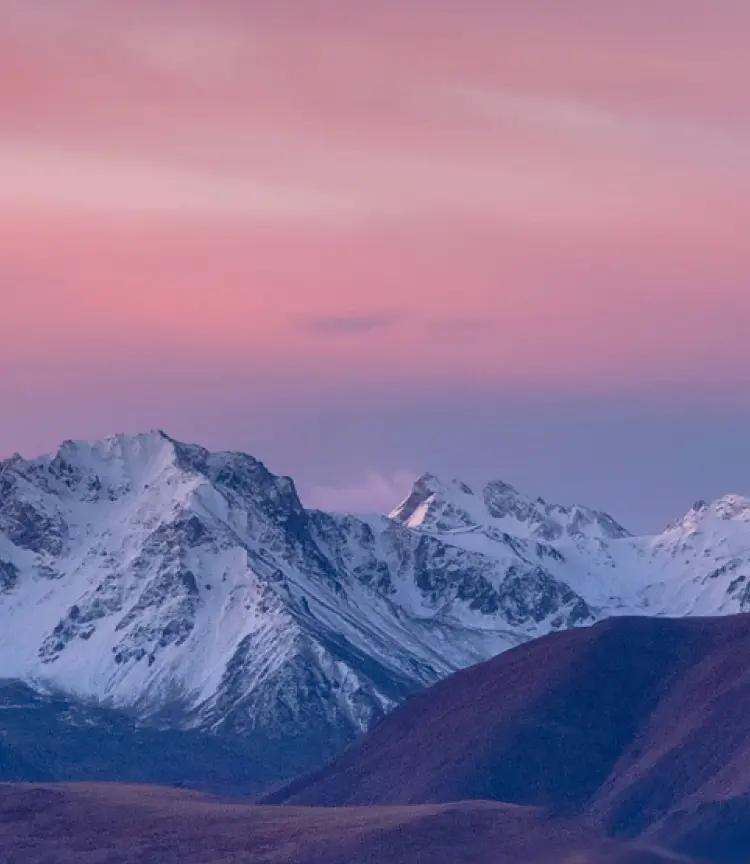
#> input picture mountail.webp, 750 x 864 px
$ python image_histogram.py
#> lines starting #> are read from the running program, lines starting #| are printed output that depends on the picture
import cv2
import numpy as np
import matplotlib.pyplot as plt

image_path = 'mountail.webp'
base_img = cv2.imread(image_path, cv2.IMREAD_GRAYSCALE)
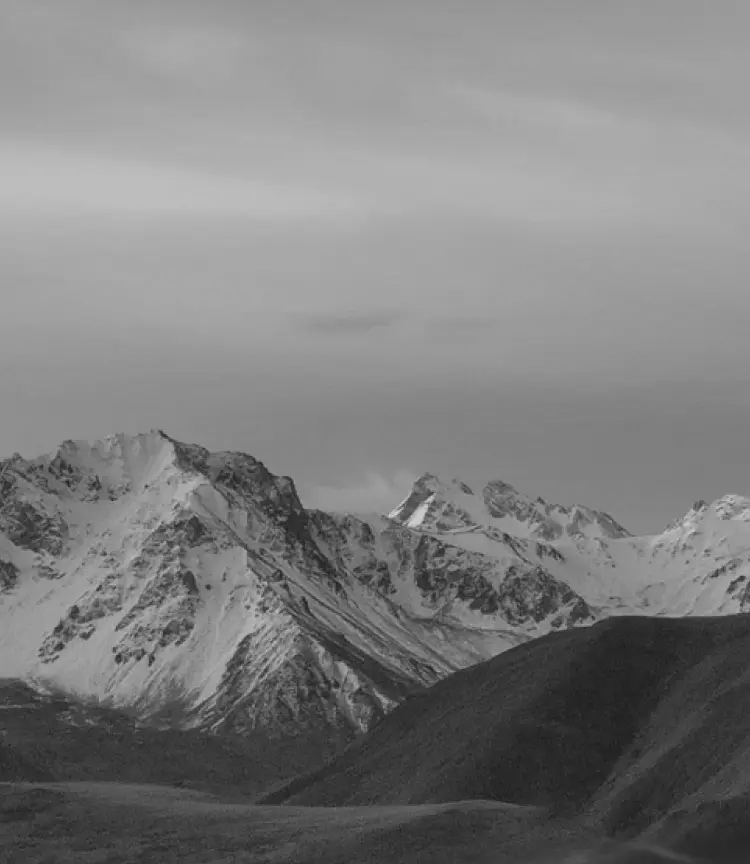
#> base_img: shape (864, 750); min 29, max 213, mean 126

if base_img is None:
    raise FileNotFoundError(f"Could not open image at {image_path}")

dark_img = cv2.convertScaleAbs(base_img, alpha=0.5, beta=0)
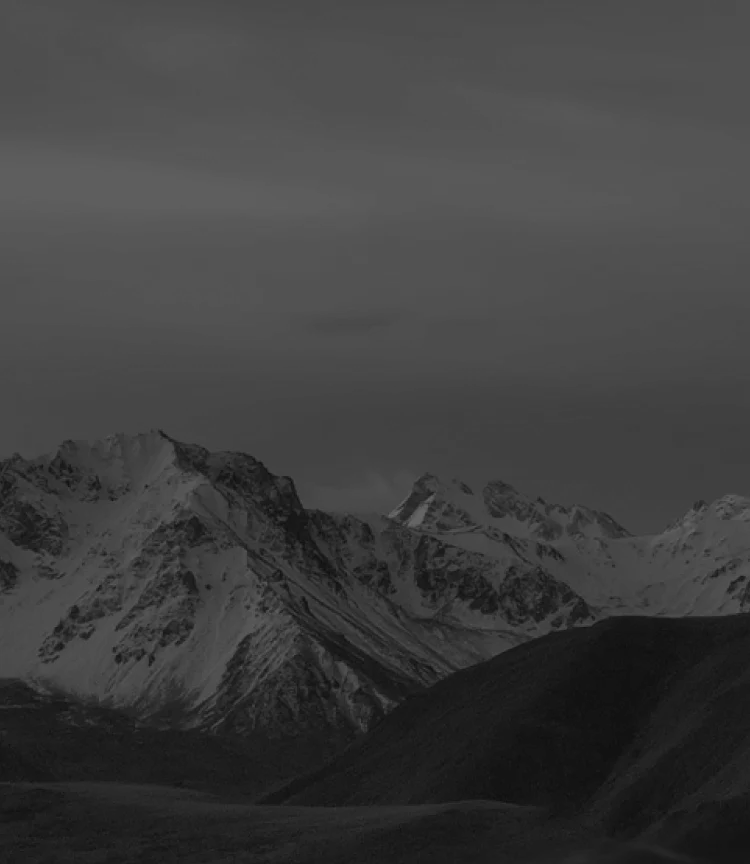
#> dark_img: shape (864, 750); min 14, max 106, mean 63
bright_img = cv2.convertScaleAbs(base_img, alpha=0.5, beta=128)
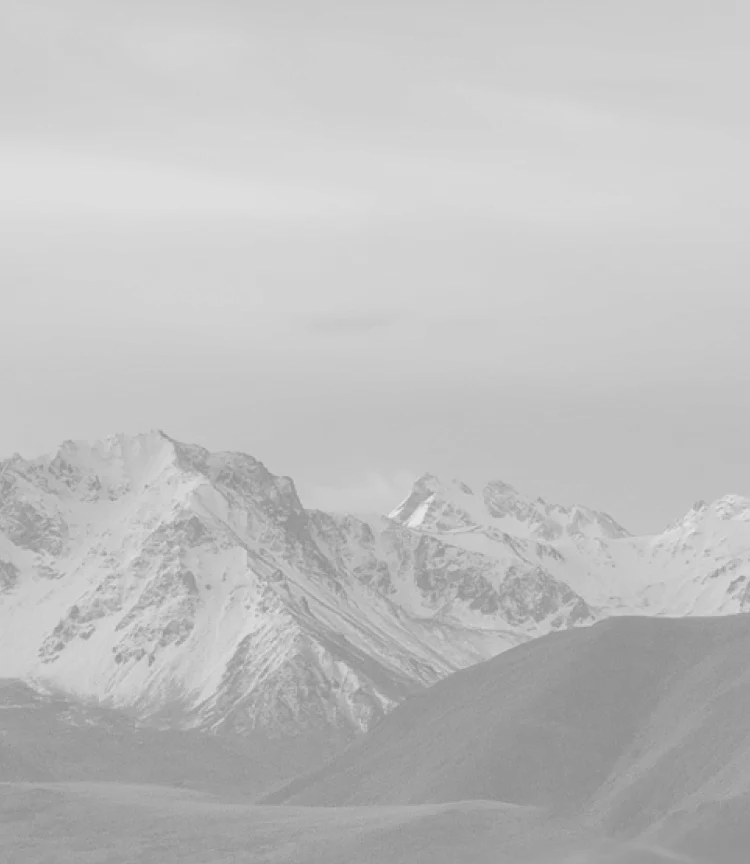
#> bright_img: shape (864, 750); min 142, max 234, mean 191
low_contrast_img = cv2.convertScaleAbs(base_img, alpha=0.25, beta=100)
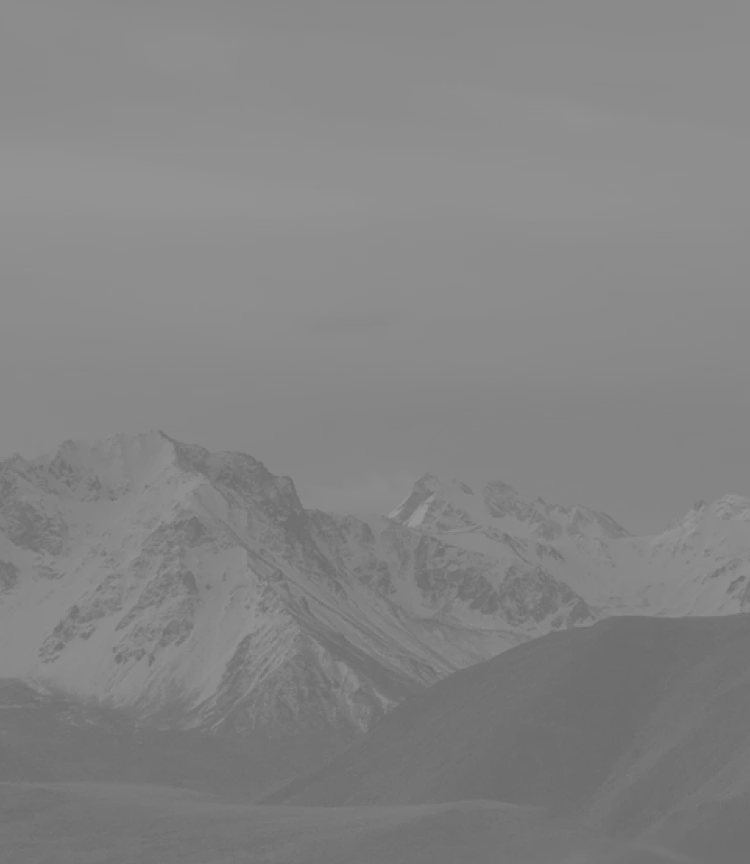
#> low_contrast_img: shape (864, 750); min 107, max 153, mean 131.5

test_images = {
    "Dark Image": dark_img,
    "Bright Image": bright_img,
    "Low-Contrast Image": low_contrast_img
}

plt.figure(figsize=(15, 8))

for idx, (title, img) in enumerate(test_images.items(), start=1):
    hist = cv2.calcHist([img], [0], None, [256], [0, 256]).ravel()

    plt.subplot(2, 3, idx)
    plt.imshow(img, cmap='gray', vmin=0, vmax=255)
    plt.title(title)
    plt.axis("off")

    plt.subplot(2, 3, idx + 3)
    plt.bar(range(256), hist, width=1.0, color='gray')
    plt.xlim([0, 256])
    plt.title(f"Histogram of {title}")
#> this loop made 3 passes
#> title on passes 1 to 3: 'Dark Image', 'Bright Image', 'Low-Contrast Image'

plt.tight_layout()
plt.show()
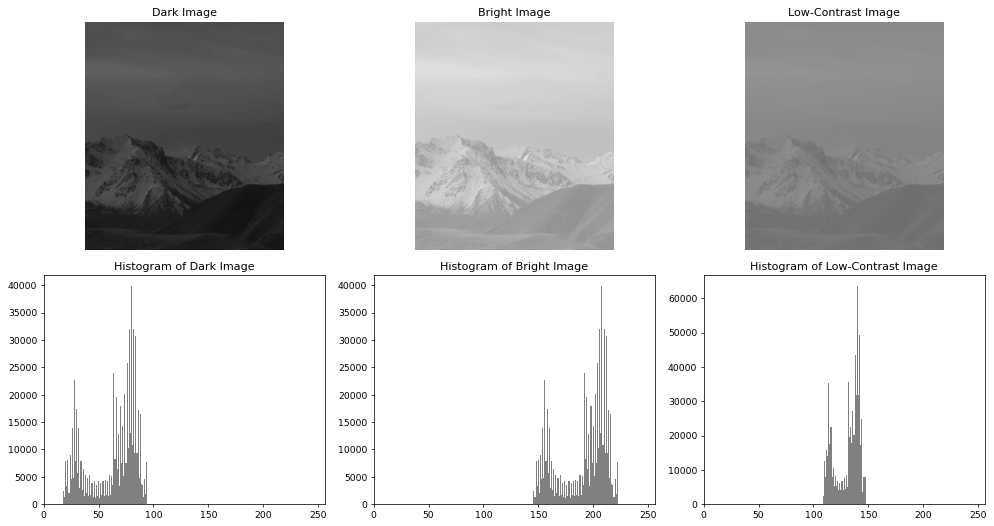
#> figure drawn by matplotlib, 6 panels; panel 2: tallest bar 39816 high, from x = 79.5 to 80.5; panel 4: tallest bar 39816 high, from x = 207.5 to 208.5; panel 6: tallest bar 63531 high, from x = 139.5 to 140.5
